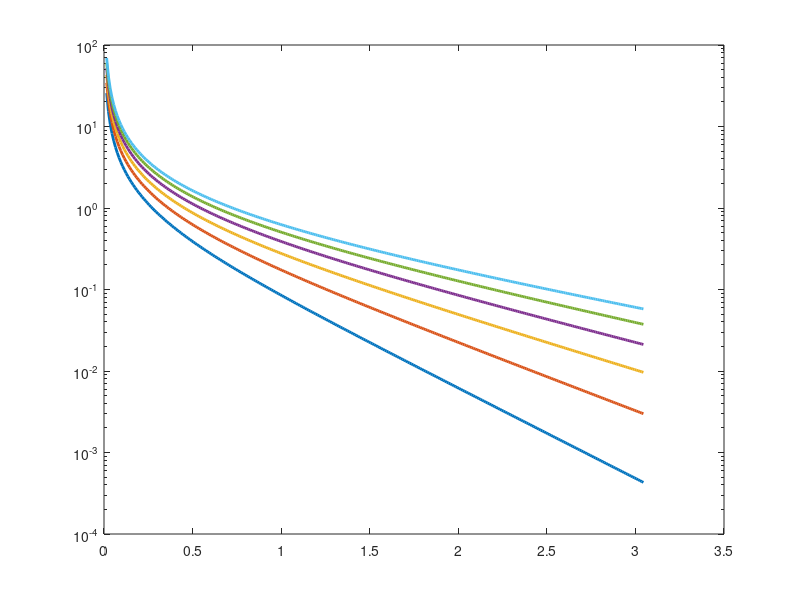

The MATLAB source for this figure: (Note: this script raises an error after producing the figure.)
%%%%%%%%%%%%%%%%%%%%%%%%%%%%%%%%%%%%%%%%%%%%%%%%%%%%%%%%%%%%%%%%%%%%%%
%%%                        Graphene_Num                            %%%
%%%%%%%%%%%%%%%%%%%%%%%%%%%%%%%%%%%%%%%%%%%%%%%%%%%%%%%%%%%%%%%%%%%%%%


load DOS.mat frequency pdf
newcolors = [234, 32, 39; 0, 98, 102; 27, 20, 100; 87, 88, 187; 111, 30, 81;
             238, 90, 36; 0, 148, 50; 6, 82, 221; 153, 128, 250; 131, 52, 113;
             247, 159, 31; 163, 203, 56; 18, 137, 167; 217, 128, 250; 181, 52, 113;
             255, 195, 18; 196, 229, 56; 18, 203, 196; 253, 167, 223; 237, 76, 103]./255; 

TX = [300 400 500 600 700 800];
omega = frequency;
h_bar = 1.0546e-34;
kB = 1.38065e-23;
%%

n0 = zeros(length(TX),length(omega));
for i = 1:length(TX)
    for j = 1:length(omega)
        n0(i,j) = 1/(exp(h_bar*omega(j)/kB/TX(i))-1);
    end
end

figure('OuterPosition',[100 100 600 450])
semilogy(omega/1e14,n0,'linewidth',2)
hold on
yline(1,'linewidth',1.5)
set(gca,'linewidth',1.5,'FontSize',14);
colororder(newcolors)
legend('300K','400K','500K','600K','700K','800K')
legend boxoff
xlabel('$ \omega,10^{14} $ rad/s','Interpreter','latex','FontSize',20,'FontWeight','bold');
ylabel('$ \overline n (\omega,T) $','Interpreter','latex','FontSize',20,'FontWeight','bold');
ylim([1e-2 100])
xlim([0 3])
%%
temp = ["300K";"400K";"500K";"600K";"700K";"800K"];
figure('OuterPosition',[100 100 1300 800])
tiledlayout(2,3)
for i = 1:6
    nexttile
    N = n0(i,:).*pdf*3.6484e25;
    semilogy(omega/1e14,N,'linewidth',2)
    title(temp(i));
    set(gca,'linewidth',1.5,'FontSize',14);
    colororder(newcolors)
    legend('ZA','TA','LA','ZO','TO','LO')
    legend boxoff
    ylim([1e8 1e14])
    xlabel('$ \omega,10^{14} $ rad/s','Interpreter','latex','FontSize',20,'FontWeight','bold');
    ylabel('$ N (\omega,T) $','Interpreter','latex','FontSize',20,'FontWeight','bold');
end
%%